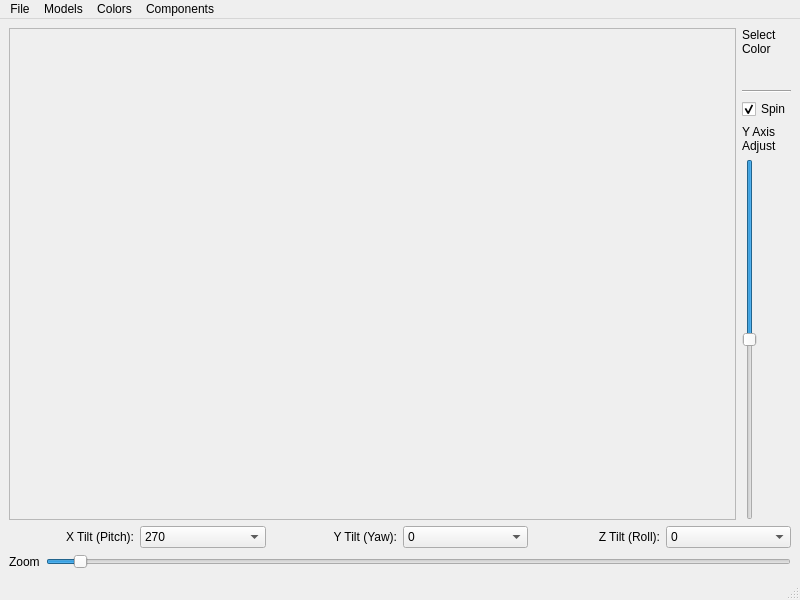
<?xml version="1.0" encoding="UTF-8"?>
<ui version="4.0">
 <class>MainWindow</class>
 <widget class="QMainWindow" name="MainWindow">
  <property name="geometry">
   <rect>
    <x>0</x>
    <y>0</y>
    <width>800</width>
    <height>600</height>
   </rect>
  </property>
  <property name="windowTitle">
   <string>Model Viewer</string>
  </property>
  <widget class="QWidget" name="centralwidget">
   <layout class="QVBoxLayout" name="verticalLayout_2">
    <item>
     <layout class="QHBoxLayout" name="horizontalLayout">
      <item>
       <widget class="QFrame" name="frame">
        <property name="frameShape">
         <enum>QFrame::StyledPanel</enum>
        </property>
        <property name="frameShadow">
         <enum>QFrame::Raised</enum>
        </property>
       </widget>
      </item>
      <item>
       <layout class="QVBoxLayout" name="verticalLayout">
        <item>
         <widget class="QLabel" name="label">
          <property name="text">
           <string>Select&lt;br&gt;
Color</string>
          </property>
         </widget>
        </item>
        <item>
         <widget class="QPushButton" name="selectColorButton">
          <property name="text">
           <string/>
          </property>
          <property name="iconSize">
           <size>
            <width>32</width>
            <height>32</height>
           </size>
          </property>
          <property name="default">
           <bool>false</bool>
          </property>
          <property name="flat">
           <bool>true</bool>
          </property>
         </widget>
        </item>
        <item>
         <widget class="Line" name="line">
          <property name="orientation">
           <enum>Qt::Horizontal</enum>
          </property>
         </widget>
        </item>
        <item>
         <widget class="QCheckBox" name="spinCheckBox">
          <property name="text">
           <string>Spin</string>
          </property>
          <property name="checked">
           <bool>true</bool>
          </property>
          <property name="tristate">
           <bool>false</bool>
          </property>
         </widget>
        </item>
        <item>
         <widget class="QLabel" name="yaxLabel">
          <property name="text">
           <string>Y Axis &lt;br&gt;Adjust</string>
          </property>
         </widget>
        </item>
        <item>
         <widget class="QSlider" name="yaxSlider">
          <property name="minimum">
           <number>-30</number>
          </property>
          <property name="maximum">
           <number>30</number>
          </property>
          <property name="pageStep">
           <number>5</number>
          </property>
          <property name="orientation">
           <enum>Qt::Vertical</enum>
          </property>
          <property name="invertedAppearance">
           <bool>true</bool>
          </property>
          <property name="invertedControls">
           <bool>true</bool>
          </property>
          <property name="tickPosition">
           <enum>QSlider::NoTicks</enum>
          </property>
          <property name="tickInterval">
           <number>20</number>
          </property>
         </widget>
        </item>
       </layout>
      </item>
     </layout>
    </item>
    <item>
     <layout class="QHBoxLayout" name="horizontalLayout_3">
      <item>
       <widget class="QLabel" name="xTiltLabel">
        <property name="text">
         <string>X Tilt (Pitch):</string>
        </property>
        <property name="alignment">
         <set>Qt::AlignRight|Qt::AlignTrailing|Qt::AlignVCenter</set>
        </property>
       </widget>
      </item>
      <item>
       <widget class="QComboBox" name="xTiltComboBox">
        <property name="currentIndex">
         <number>6</number>
        </property>
        <item>
         <property name="text">
          <string>0</string>
         </property>
        </item>
        <item>
         <property name="text">
          <string>45</string>
         </property>
        </item>
        <item>
         <property name="text">
          <string>90</string>
         </property>
        </item>
        <item>
         <property name="text">
          <string>135</string>
         </property>
        </item>
        <item>
         <property name="text">
          <string>180</string>
         </property>
        </item>
        <item>
         <property name="text">
          <string>225</string>
         </property>
        </item>
        <item>
         <property name="text">
          <string>270</string>
         </property>
        </item>
        <item>
         <property name="text">
          <string>315</string>
         </property>
        </item>
       </widget>
      </item>
      <item>
       <widget class="QLabel" name="yTiltLabel">
        <property name="text">
         <string>Y Tilt (Yaw):</string>
        </property>
        <property name="alignment">
         <set>Qt::AlignRight|Qt::AlignTrailing|Qt::AlignVCenter</set>
        </property>
       </widget>
      </item>
      <item>
       <widget class="QComboBox" name="yTiltComboBox">
        <item>
         <property name="text">
          <string>0</string>
         </property>
        </item>
        <item>
         <property name="text">
          <string>45</string>
         </property>
        </item>
        <item>
         <property name="text">
          <string>90</string>
         </property>
        </item>
        <item>
         <property name="text">
          <string>135</string>
         </property>
        </item>
        <item>
         <property name="text">
          <string>180</string>
         </property>
        </item>
        <item>
         <property name="text">
          <string>225</string>
         </property>
        </item>
        <item>
         <property name="text">
          <string>270</string>
         </property>
        </item>
        <item>
         <property name="text">
          <string>315</string>
         </property>
        </item>
       </widget>
      </item>
      <item>
       <widget class="QLabel" name="label_3">
        <property name="text">
         <string>Z Tilt (Roll):</string>
        </property>
        <property name="alignment">
         <set>Qt::AlignRight|Qt::AlignTrailing|Qt::AlignVCenter</set>
        </property>
       </widget>
      </item>
      <item>
       <widget class="QComboBox" name="zTiltComboBox">
        <item>
         <property name="text">
          <string>0</string>
         </property>
        </item>
        <item>
         <property name="text">
          <string>45</string>
         </property>
        </item>
        <item>
         <property name="text">
          <string>90</string>
         </property>
        </item>
        <item>
         <property name="text">
          <string>135</string>
         </property>
        </item>
        <item>
         <property name="text">
          <string>180</string>
         </property>
        </item>
        <item>
         <property name="text">
          <string>225</string>
         </property>
        </item>
        <item>
         <property name="text">
          <string>270</string>
         </property>
        </item>
        <item>
         <property name="text">
          <string>315</string>
         </property>
        </item>
       </widget>
      </item>
     </layout>
    </item>
    <item>
     <layout class="QHBoxLayout" name="horizontalLayout_2">
      <item>
       <widget class="QLabel" name="zoomLabel">
        <property name="text">
         <string>Zoom</string>
        </property>
       </widget>
      </item>
      <item>
       <widget class="QSlider" name="zoomSlider">
        <property name="minimum">
         <number>0</number>
        </property>
        <property name="maximum">
         <number>399</number>
        </property>
        <property name="value">
         <number>15</number>
        </property>
        <property name="orientation">
         <enum>Qt::Horizontal</enum>
        </property>
       </widget>
      </item>
     </layout>
    </item>
   </layout>
  </widget>
  <widget class="QMenuBar" name="menubar">
   <property name="geometry">
    <rect>
     <x>0</x>
     <y>0</y>
     <width>800</width>
     <height>22</height>
    </rect>
   </property>
   <widget class="QMenu" name="menuModels">
    <property name="title">
     <string>Models</string>
    </property>
   </widget>
   <widget class="QMenu" name="menuColors">
    <property name="title">
     <string>Colors</string>
    </property>
   </widget>
   <widget class="QMenu" name="menuComponents">
    <property name="title">
     <string>Components</string>
    </property>
    <addaction name="actionSelect_None"/>
    <addaction name="separator"/>
   </widget>
   <widget class="QMenu" name="menuFile">
    <property name="title">
     <string>File</string>
    </property>
    <addaction name="actionOpen"/>
    <addaction name="actionQuit"/>
   </widget>
   <addaction name="menuFile"/>
   <addaction name="menuModels"/>
   <addaction name="menuColors"/>
   <addaction name="menuComponents"/>
  </widget>
  <widget class="QStatusBar" name="statusbar"/>
  <action name="actionQuit">
   <property name="text">
    <string>Quit</string>
   </property>
  </action>
  <action name="actionSelect_None">
   <property name="text">
    <string>Select None</string>
   </property>
  </action>
  <action name="actionOpen">
   <property name="text">
    <string>Open...</string>
   </property>
  </action>
 </widget>
 <resources/>
 <connections>
  <connection>
   <sender>actionQuit</sender>
   <signal>triggered()</signal>
   <receiver>MainWindow</receiver>
   <slot>close()</slot>
   <hints>
    <hint type="sourcelabel">
     <x>-1</x>
     <y>-1</y>
    </hint>
    <hint type="destinationlabel">
     <x>399</x>
     <y>299</y>
    </hint>
   </hints>
  </connection>
 </connections>
</ui>
